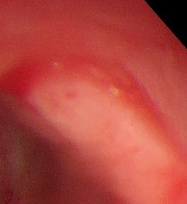
#> input picture Prueba/cutparaDM/DM/1AN12_209.jpg, 187 x 204 px; its folder holds only this picture in this run
$ python CARAC.py   (older library calls are emulated)
#> lines starting #> are read from the running program, lines starting #| are printed output that depends on the picture
# -*- coding: utf-8 -*-
"""
Created on Sun Sep  8 11:58:26 2019

@author: Nataly
"""


import cv2
import numpy as np
import glob
from skimage.feature import greycomatrix, greycoprops
import skimage.feature
from scipy.stats import kurtosis
import statistics as stats
import pywt
import pywt.data
from scipy import ndimage as nd
from skimage import data
from skimage.util import img_as_float
from skimage.filters import gabor_kernel

def GLCM (imA):
    a=int(np.max(imA))
    g = skimage.feature.greycomatrix(imA, [1], [0], levels=a+1, symmetric=False, normed=True)
    contraste=skimage.feature.greycoprops(g, 'contrast')[0][0]
    energia=skimage.feature.greycoprops(g, 'energy')[0][0]
    homogeneidad=skimage.feature.greycoprops(g, 'homogeneity')[0][0]
    correlacion=skimage.feature.greycoprops(g, 'correlation')[0][0]
    disimi= greycoprops(g, 'dissimilarity')
    ASM= greycoprops(g, 'ASM')
    entropia=skimage.measure.shannon_entropy(g)
    return g,contraste,energia,homogeneidad, correlacion, disimi, ASM,entropia
def DFT(img):
    f = np.fft.fft2(img)
    fshift = np.fft.fftshift(f)
    rows, cols = img.shape
    crow,ccol = int(rows/2) , int(cols/2)
    print(rows,cols,crow,ccol)
    fshift[crow-30:crow+30, ccol-30:ccol+30] = 0
    f_ishift = np.fft.ifftshift(fshift)
    img_back = np.fft.ifft2(f_ishift)
    img_back = np.abs(img_back)
    return img_back
def Fourier(inA):
    f = np.fft.fft2(inA)
    fshift = np.fft.fftshift(f)
    fourier = 20*np.log(np.abs(fshift))
    fourier=fourier.astype(np.uint8)
    return fourier

from scipy.linalg import hadamard
from numpy.linalg import norm
from scipy.stats import linregress
import math
import pylab as py

import sys
sys.path.insert(1,'C:/Users/Nataly/Documents/Trabajo-de-grado_Artefactos/funciones')
from yolovoc import yolo2voc
from readboxes import read_boxes
from rOI import ROI
from ventaneo import ventaneoo
from agregaceros import agregarceros
from filtromedianaa import filtromediana
import pywt
import pywt.data
from numpy import linalg as LA
from scipy.stats import skew
from scipy.stats import kurtosis
from scipy import stats
from skimage.measure import compare_ssim as ssim
from skimage.filters.rank import median
from skimage.morphology import disk


entrop=[]
SSIMN=[]
mediaLH=[]
mediaaltas=[]
asimetriaHDFT=[]
entropiaHH=[]
homogeneiDFT=[]
disi=[]

for imgfile in glob.glob("*.jpg"):
    im = cv2.imread(imgfile)
#> im is the input picture: shape (204, 187, 3); mean B, G, R 62.5, 69.8, 176.6
    aa,bb,c = im.shape
#> aa = 204; bb = 187; c = 3
    croppedrgb=im
    im=cv2.normalize(im, None, 0, 255, norm_type=cv2.NORM_MINMAX, dtype=cv2.CV_8UC3)
    aa,bb,c = im.shape
    croppedrgb=im
    HSV=cv2.cvtColor(im,cv2.COLOR_RGB2HSV)
#> HSV: shape (204, 187, 3); mean H, S, V 115.9, 165.4, 180.8
    H,cropped,V=cv2.split(HSV)
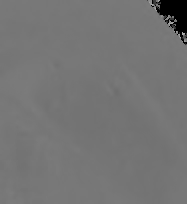
#> H: shape (204, 187); min 0, max 174, mean 115.9
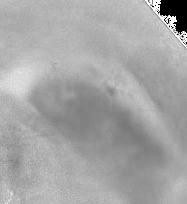
#> cropped: shape (204, 187); min 0, max 255, mean 165.4
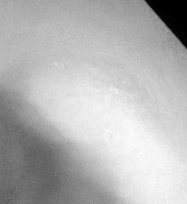
#> V: shape (204, 187); min 0, max 255, mean 180.8
    cropSinFou=cropped.copy()

    g3,contraste3,energia3,homogeneidad3, correlacion3, disimi3, ASM3,entropia3=GLCM(cropSinFou)
#> in GLCM, `a=int(np.max(imA))`: a = 255
#> in GLCM, `contraste=skimage.feature.greycoprops(g, 'contrast')[0][0]`: contraste = 205.3
#> in GLCM, `energia=skimage.feature.greycoprops(g, 'energy')[0][0]`: energia = 0.0412
#> in GLCM, `homogeneidad=skimage.feature.greycoprops(g, 'homogeneity')[0][0]`: homogeneidad = 0.348
#> in GLCM, `correlacion=skimage.feature.greycoprops(g, 'correlation')[0][0]`: correlacion = 0.879
#> in GLCM, `disimi= greycoprops(g, 'dissimilarity')`: disimi = [3.85]
#> in GLCM, `ASM= greycoprops(g, 'ASM')`: ASM = [0.0017]
#> in GLCM, `entropia=skimage.measure.shannon_entropy(g)`: entropia = 0.406
#> contraste3 = 205.3; energia3 = 0.0412; homogeneidad3 = 0.348; correlacion3 = 0.879; disimi3 = [3.85]; ASM3 = [0.0017]; entropia3 = 0.406
    entrop.append(entropia3)
    aa4=cropped.copy()
    bb4=median(aa4, disk(10))
    SSIMN.append(ssim(bb4,aa4))

    coeffs2 = pywt.dwt2(cropped, 'bior1.3')
    LL, (LH, HL, HH) = coeffs2
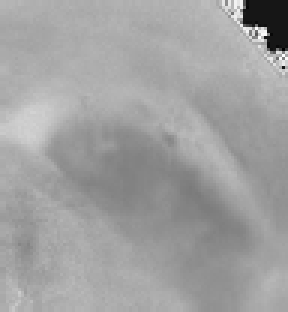
#> LL: shape (104, 96) float64 (shown 3 times larger); min -53.13, max 554.2, mean 330.3; drawn with min black and max white
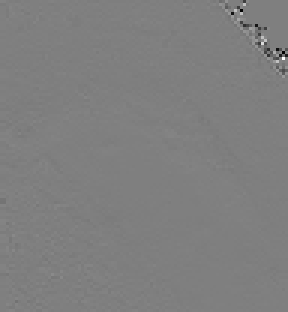
#> LH: shape (104, 96) float64 (shown 3 times larger); min -255, max 255, mean -0.2; drawn with min black and max white
    bajasfrec=LL.copy()
    altasfrec=LH+HL+HH
    mediaLH.append(np.mean(LH))
    mediaaltas.append(np.mean(altasfrec))
    #dft
    croppedHDFT=DFT(cropped)
#| 204 187 102 93
#> in DFT, `img_back = np.abs(img_back)`:
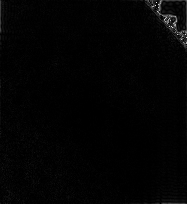
#> img_back: shape (204, 187) float64; min 0.0093, max 248.3, mean 3.6
    croppedHDFT=croppedHDFT.astype(np.uint8)
    histDFT = cv2.calcHist([croppedHDFT],[0],None,[256],[0,255])
#> histDFT = 256 values, max 10796 at index 0, min 0 at index 95, mean 149
    hisaDFT=histDFT.copy()
#> hisaDFT has the same summary as histDFT
    histDFT=histDFT.tolist()
#> histDFT = 256 items, first 6: [10796], [9884], [6592], [3775], [2270], [1282]
    uDFT=np.max(histDFT)
#> uDFT = 10796
    hiDFT=histDFT.index(uDFT)
#> hiDFT = 0
    asimetriaHDFT.append(skew(hisaDFT))

    entropiaHH.append(skimage.measure.shannon_entropy(HH))

    cropFou2=DFT(cropped)
#| 204 187 102 93
    cropFou2= cropFou2.astype(np.uint8)
    g2,contraste2,energia2,homogeneidad2, correlacion2, disimi2, ASM2,entropia2=GLCM(cropFou2)
#> contraste2 = 63.28; energia2 = 0.218; homogeneidad2 = 0.478; correlacion2 = 0.655; disimi2 = [2.41]; ASM2 = [0.0477]; entropia2 = 0.18
    homogeneiDFT.append(homogeneidad2)

    cropSinFou=cropped.copy()
    g3,contraste3,energia3,homogeneidad3, correlacion3, disimi3, ASM3,entropia3=GLCM(cropSinFou)
    disi.append(disimi3)

import pandas as pd
datos = {'Entropia':entrop,
         'sSIMN':SSIMN,
         'mediaLH':mediaLH,
         'mediaaltas':mediaaltas,
         'asimetriaHDFT':asimetriaHDFT,
         'entropiaHH':entropiaHH,
         'HomogeneidadDFT':homogeneiDFT,
         'DisimilitudSF':disi}
#> datos = {'Entropia': [0.406], 'sSIMN': [0.842], 'mediaLH': [-0.155], 'mediaaltas': [-0.161], 'asimetriaHDFT': [[8.65]], 'entropiaHH': [6.05], 'HomogeneidadDFT': [0.478], 'DisimilitudSF': [[3.85]]}

datos = pd.DataFrame(datos)
#> datos = table of 1 rows and 8 columns
datos.to_excel('Caracateristicas_DM.xlsx')

$ run again, on Prueba/cutparaDM/DM/1AN12_47.-1.jpg
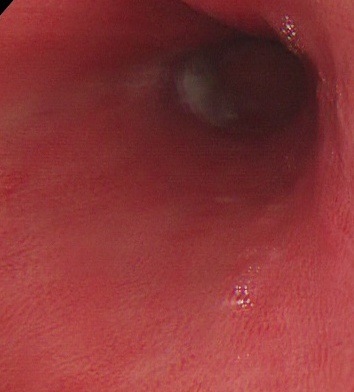
#> input picture Prueba/cutparaDM/DM/1AN12_47.-1.jpg, 354 x 392 px
#> im is the input picture: shape (392, 354, 3); mean B, G, R 54.8, 53.8, 138
#> HSV: shape (392, 354, 3); mean H, S, V 120.4, 157.2, 138
#> `H,cropped,V=cv2.split(HSV)`:
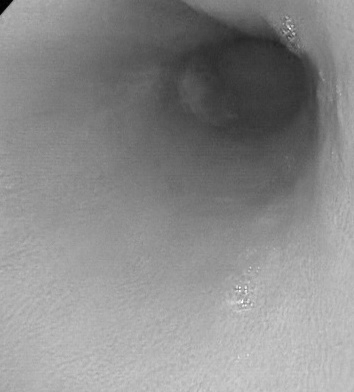
#> V: shape (392, 354); min 0, max 255, mean 138
#> a = 255
#> contraste = 33.01
#> energia = 0.0412
#> homogeneidad = 0.276
#> correlacion = 0.922
#> disimi = [3.54]
#> ASM = [0.00169]
#> entropia = 0.631
#> contraste3 = 33.01; energia3 = 0.0412; homogeneidad3 = 0.276; correlacion3 = 0.922; disimi3 = [3.54]; ASM3 = [0.00169]; entropia3 = 0.631
#| 392 354 196 177
#> in DFT, `img_back = np.abs(img_back)`:
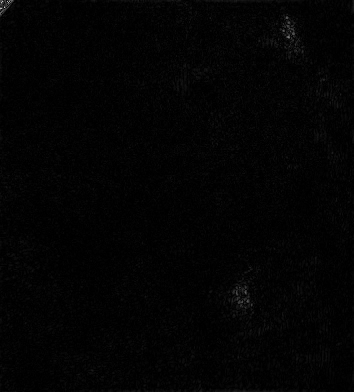
#> img_back: shape (392, 354) float64; min 0.00349, max 202, mean 3.6
#> `histDFT = cv2.calcHist([croppedHDFT],[0],None,[256],[0,255])`: histDFT = 256 values, max 26743 at index 0, min 0 at index 83, mean 542.1
#> hisaDFT has the same summary as histDFT
#> `histDFT=histDFT.tolist()`: histDFT = 256 items, first 6: [26743], [26624], [22393], [17912], [13397], [9540]
#> uDFT = 26743
#> hiDFT = 0
#| 392 354 196 177
#> contraste2 = 16.73; energia2 = 0.146; homogeneidad2 = 0.362; correlacion2 = 0.523; disimi2 = [2.5]; ASM2 = [0.0212]; entropia2 = 0.301
#> `datos = {'Entropia':entrop, 'sSIMN':SSIMN, 'mediaLH':mediaLH, 'mediaal..`: datos = {'Entropia': [0.631], 'sSIMN': [0.76], 'mediaLH': [0.0967], 'mediaaltas': [0.186], 'asimetriaHDFT': [[6.87]], 'entropiaHH': [5.94], 'HomogeneidadDFT': [0.362], 'DisimilitudSF': [[3.54]]}
#> `datos = pd.DataFrame(datos)`: datos = table of 1 rows and 8 columns
